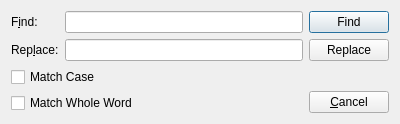
<?xml version="1.0" encoding="UTF-8"?>
<ui version="4.0">
 <class>Dialog</class>
 <widget class="QDialog" name="Dialog">
  <property name="geometry">
   <rect>
    <x>0</x>
    <y>0</y>
    <width>400</width>
    <height>110</height>
   </rect>
  </property>
  <property name="windowTitle">
   <string>Find and Replace</string>
  </property>
  <layout class="QHBoxLayout" name="horizontalLayout">
   <item>
    <layout class="QGridLayout" name="gridLayout">
     <item row="0" column="0">
      <widget class="QLabel" name="label">
       <property name="text">
        <string>F&amp;ind:</string>
       </property>
       <property name="buddy">
        <cstring>lineEdit</cstring>
       </property>
      </widget>
     </item>
     <item row="0" column="1">
      <widget class="QLineEdit" name="lineEdit"/>
     </item>
     <item row="1" column="0">
      <widget class="QLabel" name="label_2">
       <property name="text">
        <string>Rep&amp;lace:</string>
       </property>
       <property name="buddy">
        <cstring>lineEdit_2</cstring>
       </property>
      </widget>
     </item>
     <item row="1" column="1">
      <widget class="QLineEdit" name="lineEdit_2"/>
     </item>
     <item row="2" column="0" colspan="2">
      <widget class="QCheckBox" name="checkBox">
       <property name="text">
        <string>Match Case</string>
       </property>
      </widget>
     </item>
     <item row="3" column="0" colspan="2">
      <widget class="QCheckBox" name="checkBox_2">
       <property name="text">
        <string>Match Whole Word</string>
       </property>
      </widget>
     </item>
    </layout>
   </item>
   <item>
    <layout class="QVBoxLayout" name="verticalLayout">
     <item>
      <widget class="QPushButton" name="pushButton">
       <property name="text">
        <string>Find</string>
       </property>
      </widget>
     </item>
     <item>
      <widget class="QPushButton" name="pushButton_2">
       <property name="text">
        <string>Replace</string>
       </property>
      </widget>
     </item>
     <item>
      <spacer name="verticalSpacer">
       <property name="orientation">
        <enum>Qt::Vertical</enum>
       </property>
       <property name="sizeHint" stdset="0">
        <size>
         <width>20</width>
         <height>40</height>
        </size>
       </property>
      </spacer>
     </item>
     <item>
      <widget class="QPushButton" name="pushButton_3">
       <property name="text">
        <string>&amp;Cancel</string>
       </property>
      </widget>
     </item>
    </layout>
   </item>
  </layout>
 </widget>
 <tabstops>
  <tabstop>lineEdit</tabstop>
  <tabstop>lineEdit_2</tabstop>
  <tabstop>checkBox</tabstop>
  <tabstop>checkBox_2</tabstop>
  <tabstop>pushButton</tabstop>
  <tabstop>pushButton_2</tabstop>
  <tabstop>pushButton_3</tabstop>
 </tabstops>
 <resources/>
 <connections>
  <connection>
   <sender>pushButton_3</sender>
   <signal>clicked()</signal>
   <receiver>Dialog</receiver>
   <slot>reject()</slot>
   <hints>
    <hint type="sourcelabel">
     <x>357</x>
     <y>82</y>
    </hint>
    <hint type="destinationlabel">
     <x>346</x>
     <y>68</y>
    </hint>
   </hints>
  </connection>
 </connections>
</ui>
